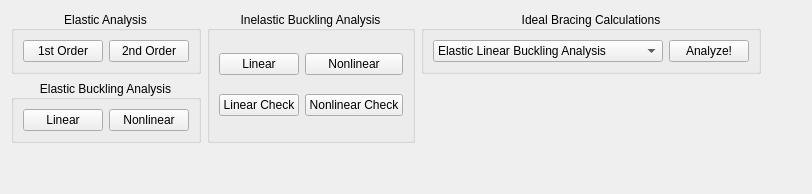
      <widget class="QWidget" name="AnalysisTypes">
       <attribute name="title">
        <string>Analysis Types</string>
       </attribute>
       <layout class="QGridLayout" name="gridLayout_15">
        <item row="0" column="0">
         <widget class="QGroupBox" name="ElasticAnalysisGroup">
          <property name="title">
           <string>Elastic Analysis</string>
          </property>
          <property name="alignment">
           <set>Qt::AlignCenter</set>
          </property>
          <layout class="QHBoxLayout" name="horizontalLayout_19">
           <item>
            <widget class="QPushButton" name="firstOrderElasticAnalysis">
             <property name="text">
              <string>1st Order</string>
             </property>
            </widget>
           </item>
           <item>
            <widget class="QPushButton" name="secondOrderElasticAnalysis">
             <property name="text">
              <string>2nd Order</string>
             </property>
            </widget>
           </item>
          </layout>
         </widget>
        </item>
        <item row="0" column="3">
         <spacer name="horizontalSpacer_9">
          <property name="orientation">
           <enum>Qt::Horizontal</enum>
          </property>
          <property name="sizeHint" stdset="0">
           <size>
            <width>40</width>
            <height>20</height>
           </size>
          </property>
         </spacer>
        </item>
        <item row="0" column="2">
         <widget class="QGroupBox" name="groupBox_10">
          <property name="title">
           <string>Ideal Bracing Calculations</string>
          </property>
          <property name="alignment">
           <set>Qt::AlignCenter</set>
          </property>
          <layout class="QHBoxLayout" name="horizontalLayout_21">
           <item>
            <widget class="QComboBox" name="comboBox">
             <item>
              <property name="text">
               <string>Elastic Linear Buckling Analysis</string>
              </property>
             </item>
             <item>
              <property name="text">
               <string>Elastic Nonlinear Buckling Analysis</string>
              </property>
             </item>
             <item>
              <property name="text">
               <string>Inelastic Linear Buckling Analysis</string>
              </property>
             </item>
             <item>
              <property name="text">
               <string>Inelastic Nonlinear Buckling Analysis</string>
              </property>
             </item>
            </widget>
           </item>
           <item>
            <widget class="QPushButton" name="pushButton_7">
             <property name="text">
              <string>Analyze!</string>
             </property>
            </widget>
           </item>
          </layout>
         </widget>
        </item>
        <item row="0" column="1" rowspan="2">
         <widget class="QGroupBox" name="groupBox_9">
          <property name="title">
           <string>Inelastic Buckling Analysis</string>
          </property>
          <property name="alignment">
           <set>Qt::AlignCenter</set>
          </property>
          <layout class="QHBoxLayout" name="horizontalLayout_20">
           <item>
            <layout class="QGridLayout" name="gridLayout_14">
             <item row="0" column="1">
              <widget class="QPushButton" name="pushButton_4">
               <property name="text">
                <string>Nonlinear</string>
               </property>
              </widget>
             </item>
             <item row="0" column="0">
              <widget class="QPushButton" name="pushButton_3">
               <property name="text">
                <string>Linear</string>
               </property>
              </widget>
             </item>
             <item row="1" column="0">
              <widget class="QPushButton" name="pushButton_5">
               <property name="text">
                <string>Linear Check</string>
               </property>
              </widget>
             </item>
             <item row="1" column="1">
              <widget class="QPushButton" name="pushButton_6">
               <property name="text">
                <string>Nonlinear Check</string>
               </property>
              </widget>
             </item>
            </layout>
           </item>
          </layout>
         </widget>
        </item>
        <item row="1" column="0">
         <widget class="QGroupBox" name="groupBox">
          <property name="title">
           <string>Elastic Buckling Analysis</string>
          </property>
          <property name="alignment">
           <set>Qt::AlignCenter</set>
          </property>
          <layout class="QHBoxLayout" name="horizontalLayout_11">
           <item>
            <widget class="QPushButton" name="pushButton">
             <property name="text">
              <string>Linear</string>
             </property>
            </widget>
           </item>
           <item>
            <widget class="QPushButton" name="pushButton_2">
             <property name="text">
              <string>Nonlinear</string>
             </property>
            </widget>
           </item>
          </layout>
         </widget>
        </item>
        <item row="2" column="1">
         <spacer name="verticalSpacer_3">
          <property name="orientation">
           <enum>Qt::Vertical</enum>
          </property>
          <property name="sizeHint" stdset="0">
           <size>
            <width>20</width>
            <height>40</height>
           </size>
          </property>
         </spacer>
        </item>
       </layout>
      </widget>
